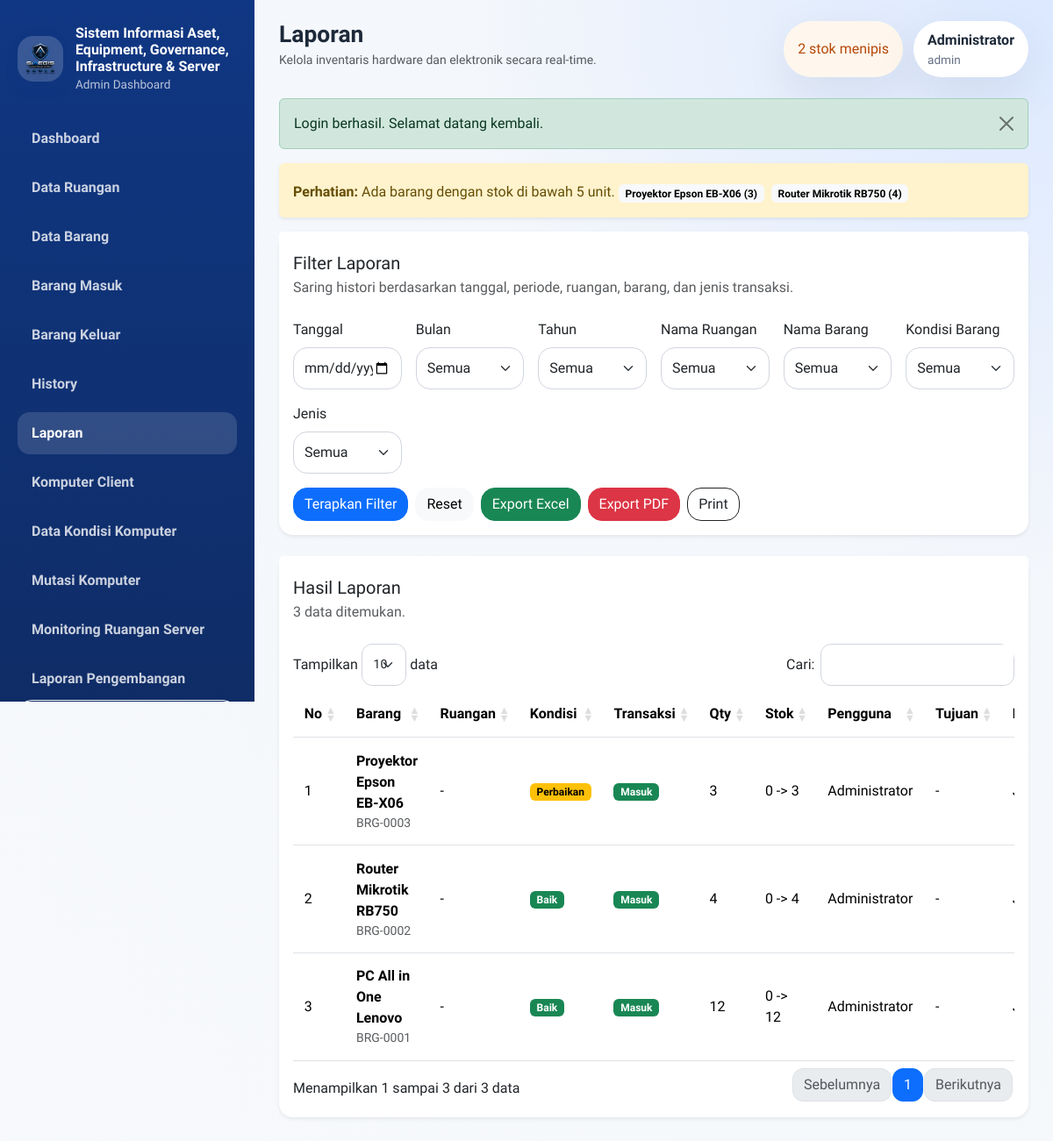
The app's page /modules/laporan/index.php (signed in), older data.
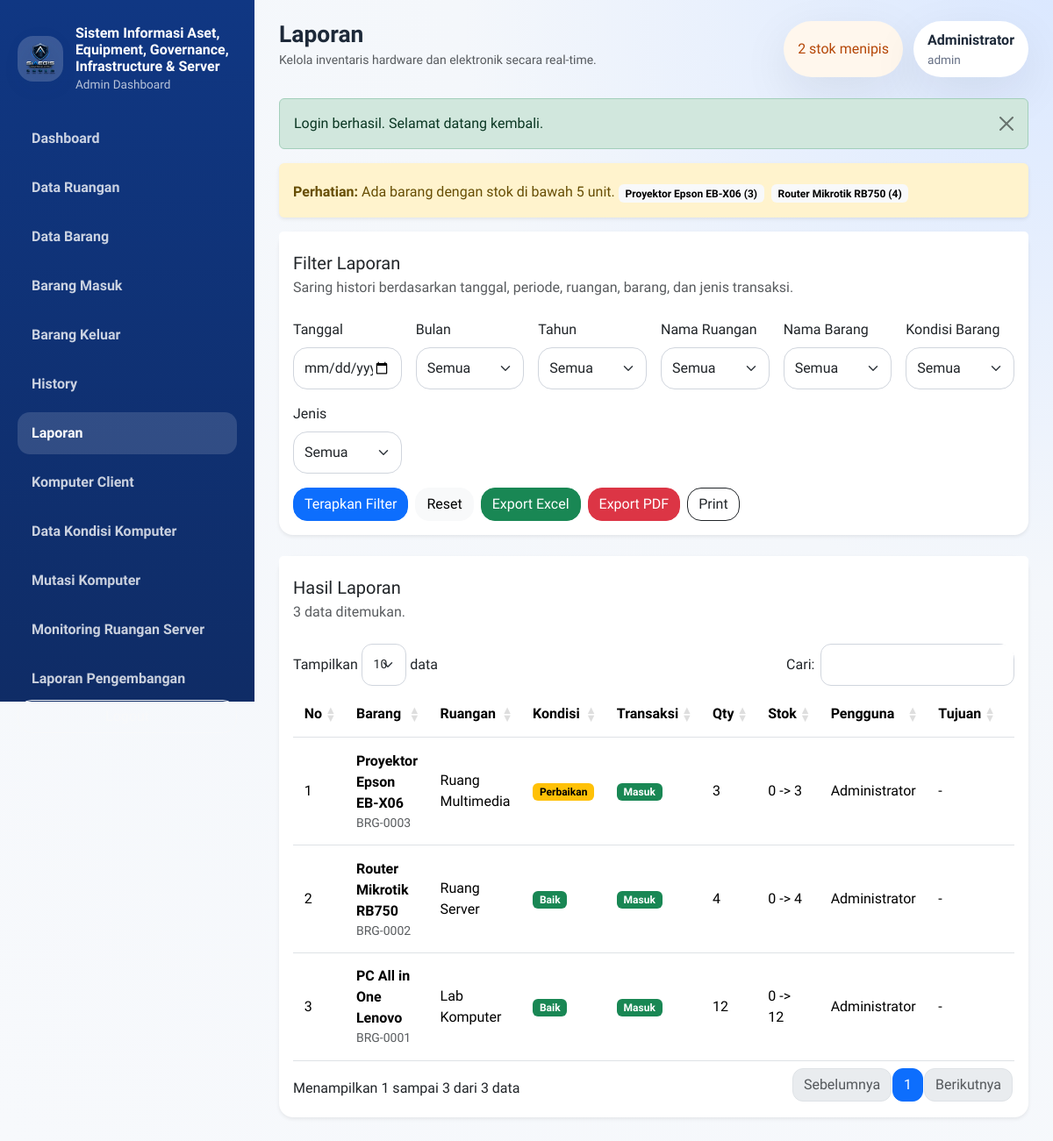
The same page, newer data.
### tables this page shows
CREATE TABLE histori_barang (
    id INT AUTO_INCREMENT PRIMARY KEY,
    barang_id INT NOT NULL,
    ruangan_id INT NULL,
    ruangan_nama VARCHAR(100) NULL,
    tipe_transaksi ENUM('masuk', 'keluar') NOT NULL,
    qty INT NOT NULL,
    stok_sebelum INT NOT NULL,
    stok_sesudah INT NOT NULL,
    nama_pengguna VARCHAR(100) NOT NULL,
    tujuan VARCHAR(255) NULL,
    keterangan TEXT NULL,
    tanggal DATE NOT NULL,
    jam TIME NOT NULL,
    created_at TIMESTAMP DEFAULT CURRENT_TIMESTAMP,
    CONSTRAINT fk_histori_barang FOREIGN KEY (barang_id) REFERENCES barang(id) ON UPDATE CASCADE
);

CREATE TABLE barang (
    id INT AUTO_INCREMENT PRIMARY KEY,
    kode_barang VARCHAR(50) NOT NULL UNIQUE,
    nama_barang VARCHAR(150) NOT NULL,
    ruangan_id INT NULL,
    tahun_inventaris YEAR NOT NULL,
    qty INT NOT NULL DEFAULT 0,
    kondisi ENUM('Baik', 'Rusak', 'Perbaikan') NOT NULL DEFAULT 'Baik',
    keterangan TEXT NULL,
    created_at TIMESTAMP DEFAULT CURRENT_TIMESTAMP,
    CONSTRAINT fk_barang_ruangan FOREIGN KEY (ruangan_id) REFERENCES ruangan(id) ON UPDATE CASCADE
);

### includes/helpers.php (called while the page is built, shortened)
<?php
function url(string $path = ''): string
{
    $path = ltrim($path, '/');
    return BASE_URL . ($path !== '' ? '/' . $path : '');
}
function e(?string $value): string
{
    return htmlspecialchars((string) $value, ENT_QUOTES, 'UTF-8');
}
function format_number($value): string
{
    return number_format((float) $value, 0, ',', '.');
}
function condition_badge(string $condition): string
{
    switch ($condition) {
        case 'Baik':
            return 'success';
        default:
            return 'warning';
    }
}
function transaction_badge(string $type): string
{
    return $type === 'masuk' ? 'success' : 'danger';
}
function normalize_report_filters(array $input): array
{
    return [
        'tanggal' => trim($input['tanggal'] ?? ''),
        'bulan' => trim($input['bulan'] ?? ''),
        'tahun' => trim($input['tahun'] ?? ''),
        'ruangan_id' => trim($input['ruangan_id'] ?? ''),
        'barang_id' => trim($input['barang_id'] ?? ''),
        'kondisi' => trim($input['kondisi'] ?? ''),
        'tipe_transaksi' => trim($input['tipe_transaksi'] ?? ''),
    ];
}
function get_report_rows(PDO $pdo, array $filters): array
{
    $sql = 'SELECT h.*, b.kode_barang, b.nama_barang, b.kondisi, COALESCE(h.ruangan_nama, r.nama_ruangan) AS nama_ruangan_transaksi
            FROM histori_barang h
            INNER JOIN barang b ON b.id = h.barang_id
            LEFT JOIN ruangan r ON r.id = h.ruangan_id
            WHERE 1=1';
    $params = [];
    $sql .= ' ORDER BY h.tanggal DESC, h.jam DESC, h.id DESC';
    $statement = $pdo->prepare($sql);
    $statement->execute();
    return $statement->fetchAll();
}

### includes/auth.php (called while the page is built, shortened)
<?php
function current_user(): ?array
{
    return $_SESSION['user'] ?? null;
}

### modules/laporan/index.php (the view, shortened to what the changed rows need)
<?php
require_once dirname(__DIR__, 2) . '/config/app.php';
$pageTitle = 'Laporan';
$filters = normalize_report_filters($_GET);
$rows = get_report_rows($pdo, $filters);
require_once BASE_PATH . '/includes/layout_top.php';
?>
<div class="card border-0 shadow-sm">
    <div class="card-body">
        <div class="table-responsive">
            <table class="table table-hover align-middle datatable">
                <thead>
                    <tr>
                        <th>No</th>
                        <th>Barang</th>
                        <th>Ruangan</th>
                        <th>Kondisi</th>
                        <th>Transaksi</th>
                        <th>Qty</th>
                        <th>Stok</th>
                        <th>Pengguna</th>
                        <th>Tujuan</th>
                        <th>Hari</th>
                    </tr>
                </thead>
                <tbody>
                    <?php foreach ($rows as $index => $row): ?>
                        <tr>
                            <td><?= $index + 1; ?></td>
                            <td>
                                <strong><?= e($row['nama_barang']); ?></strong>
                                <div class="small text-muted"><?= e($row['kode_barang']); ?></div>
                            </td>
                            <td><?= e($row['nama_ruangan_transaksi'] ?: '-'); ?></td>
                            <td><span class="badge text-bg-<?= condition_badge($row['kondisi']); ?>"><?= e($row['kondisi']); ?></span></td>
                            <td><span class="badge text-bg-<?= transaction_badge($row['tipe_transaksi']); ?>"><?= ucfirst(e($row['tipe_transaksi'])); ?></span></td>
                            <td><?= format_number($row['qty']); ?></td>
                            <td><?= format_number($row['stok_sebelum']); ?> -> <?= format_number($row['stok_sesudah']); ?></td>
                            <td><?= e($row['nama_pengguna']); ?></td>
                            <td><?= e($row['tujuan'] ?: '-'); ?></td>
                            <td><?= e(day_name_id($row['tanggal'])); ?></td>
                        </tr>
                    <?php endforeach; ?>
                </tbody>
            </table>
        </div>
    </div>
</div>
<?php require_once BASE_PATH . '/includes/layout_bottom.php'; ?>

### includes/layout_top.php (shortened to what the changed rows need)
<?php
$pageTitle = $pageTitle ?? APP_NAME;
$currentUser = current_user();
?><!doctype html>
<html lang="id">
<head>
    <link href="https://cdn.jsdelivr.net/npm/bootstrap@5.3.3/dist/css/bootstrap.min.css" rel="stylesheet">
    <link href="https://cdn.datatables.net/1.13.8/css/dataTables.bootstrap5.min.css" rel="stylesheet">
    <link href="https://cdn.datatables.net/responsive/2.5.0/css/responsive.bootstrap5.min.css" rel="stylesheet">
    <link href="<?= e(url('assets/css/style.css')); ?>" rel="stylesheet">
</head>
<body>
    <div class="app-shell">
        <aside class="sidebar d-none d-xl-flex flex-column">
            <div class="sidebar-brand">
                <div>
                    <h1><?= e(APP_NAME); ?></h1>
                </div>
            </div>
        </aside>
        <div class="content-wrapper">
            <header class="topbar">
                <div class="d-flex align-items-center gap-3">
                    <div>
                        <h2 class="mb-0"><?= e($pageTitle); ?></h2>
                    </div>
                </div>
                <div class="topbar-meta">
                    <div class="user-pill">
                        <strong><?= e($currentUser['nama'] ?? 'Admin'); ?></strong>
                        <span><?= e($currentUser['username'] ?? '-'); ?></span>
                    </div>
                </div>
            </header>
            <main class="page-content">

Row changes from the older to the newer data that the page shows:
changed histori_barang "PC All in One Lenovo": nama_ruangan_transaksi "-" → "Lab Komputer"
changed histori_barang "Proyektor Epson EB-X06": nama_ruangan_transaksi "-" → "Ruang Multimedia"
changed histori_barang "Router Mikrotik RB750": nama_ruangan_transaksi "-" → "Ruang Server"
